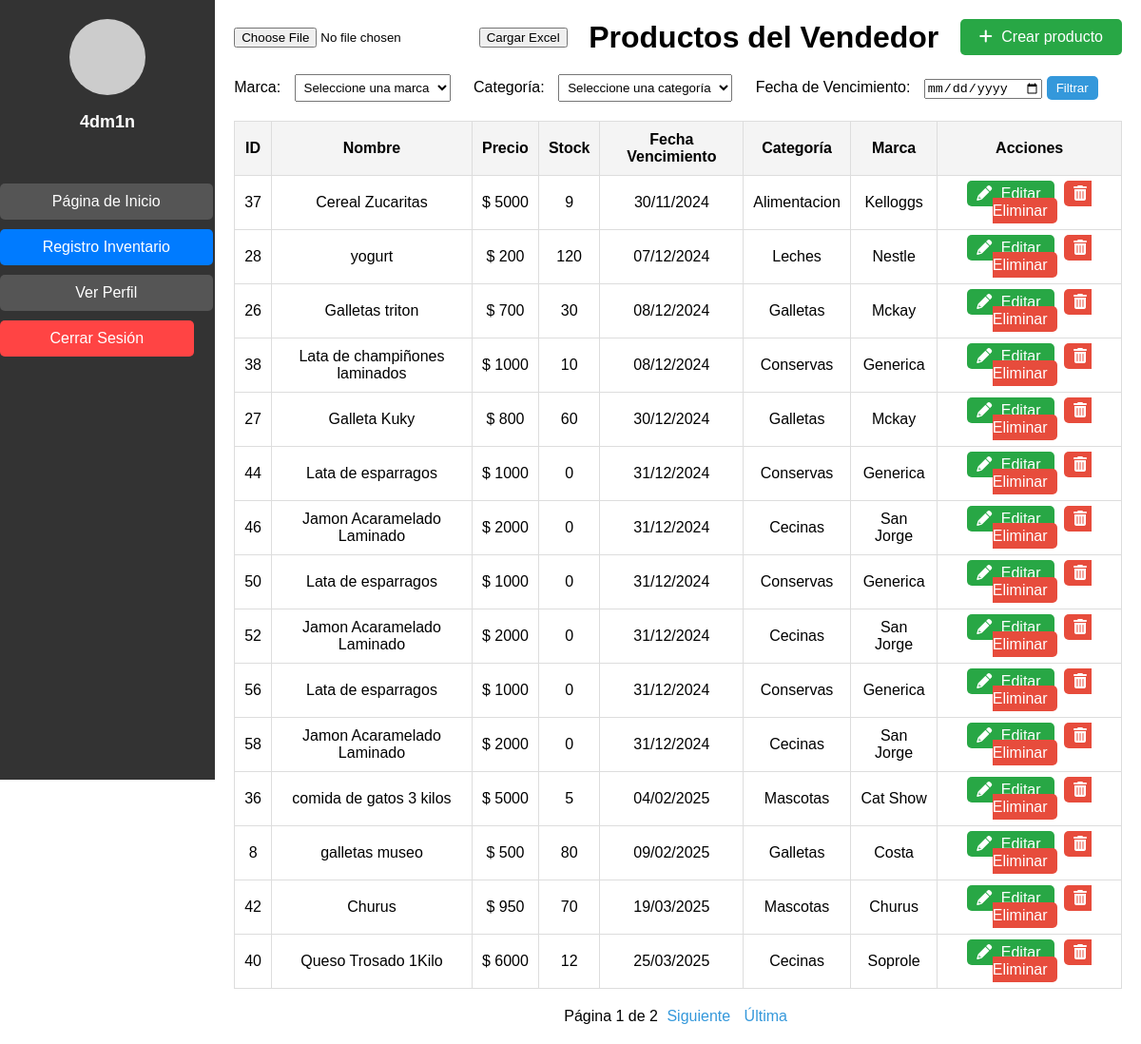
Page /vendedor/ (signed in) on the earlier database version.
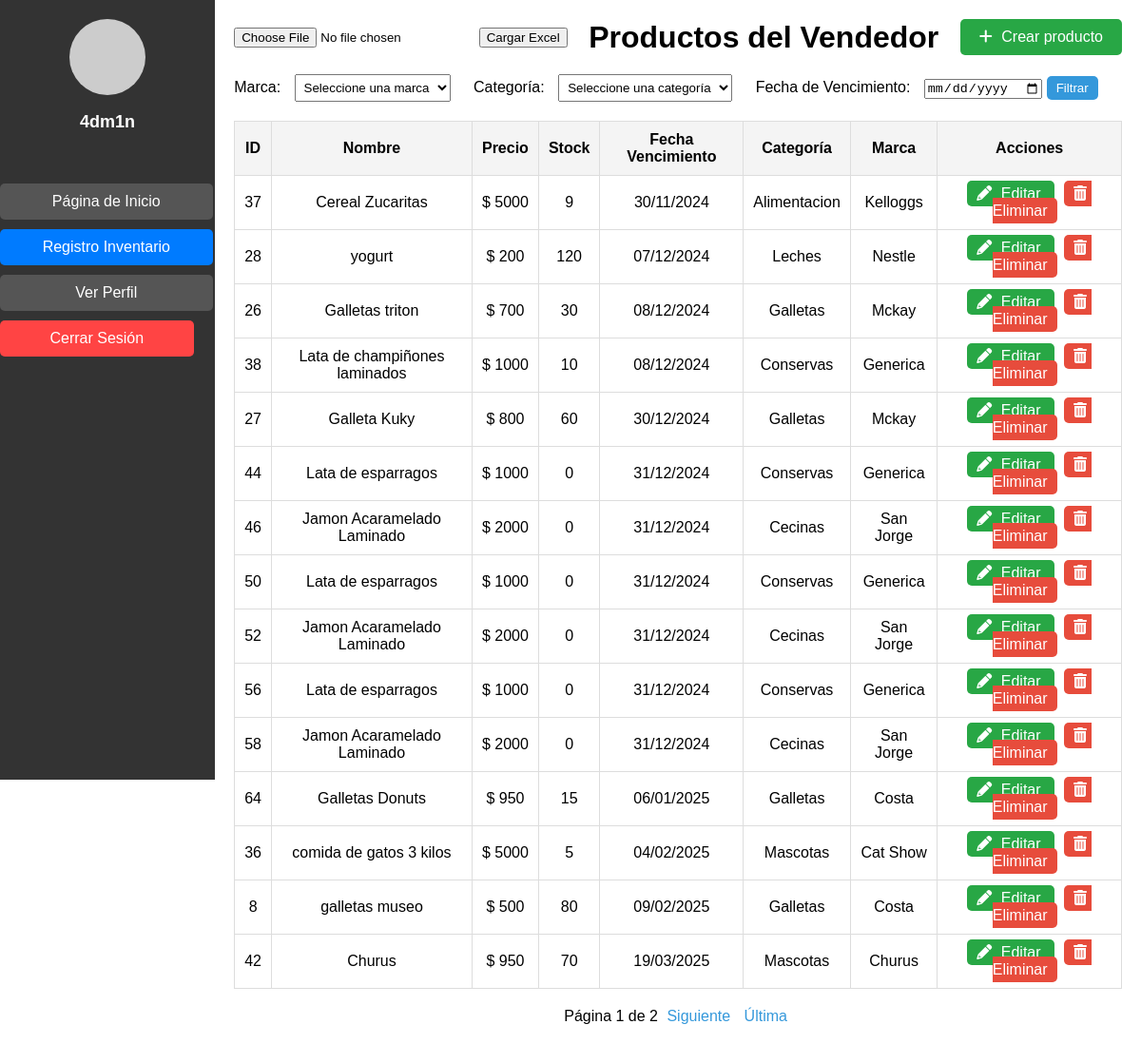
Same page on the later database version.
### pagina/models.py (models this page shows, shortened)
class Producto(models.Model):
    nombre = models.CharField(max_length=100)
    precio = models.DecimalField(max_digits=10, decimal_places=4)
    stock = models.IntegerField()
    descripcion = models.TextField()
    marca = models.ForeignKey(Marca, on_delete=models.CASCADE)
    categoria = models.ForeignKey(Categoria, null=True, blank=True, on_delete=models.SET_NULL)
    fecha_vencimiento = models.DateField(default=timezone.now)

class Categoria(models.Model):
    nombre = models.CharField(max_length=100)

class Marca(models.Model):
    nombre = models.CharField(max_length=100)

### pagina/views.py (the view)
# urls.py: path('vendedor/', vendedor, name='vendedor'),
@login_required
def vendedor(request):
    productos = Producto.objects.all()
    marca_id = request.GET.get('marca')
    if marca_id:
        productos = productos.filter(marca_id=marca_id)
    categoria_id = request.GET.get('categoria')
    if categoria_id:
        productos = productos.filter(categoria_id=categoria_id)
    productos = productos.order_by('fecha_vencimiento')
    paginator = Paginator(productos, 15)  # 15 productos por página
    page_number = request.GET.get('page')
    page_obj = paginator.get_page(page_number)
    marcas = Marca.objects.all()
    categorias = Categoria.objects.all()
    return render(request, 'vendedor.html', {
        'page_obj': page_obj,
        'marcas': marcas,
        'categorias': categorias
    })

### pagina/templates/vendedor.html (shortened to what this page needs)
<!DOCTYPE html>
<html lang="es">
<head>
    {% load static %}
    <link rel="stylesheet" href="{% static 'css/vendedor.css' %}">
    <link rel="stylesheet" href="https://cdnjs.cloudflare.com/ajax/libs/font-awesome/6.0.0-beta3/css/all.min.css">
    <link rel="stylesheet" href="{% static 'css/lateral.css' %}">
</head>
<body>
    <div class="sidebar">
        <div class="perfil">
            <div class="perfil-imagen"></div>
            <p>
                {% if user.is_authenticated %}
                    {{ user.username }}
                {% else %}
                    Invitado
                {% endif %}
            </p>
        </div>
        <ul>
            <li><a href="{% url 'adminpage' %}">Página de Inicio</a></li>
            <li><a href="{% url 'vendedor' %}" class="active">Registro Inventario</a></li>
            <li><a href="{% url 'verPerfil' %}" class="btn btn-primary w-100">Ver Perfil</a></li>
            <li>
                <form action="{% url 'logout' %}" method="post">
                    <button type="submit" class="btn btn-danger w-100">Cerrar Sesión</button>
                </form>
            </li>
        </ul>
    </div>
    <div class="main-content">
        <div class="header">
            <form method="POST" enctype="multipart/form-data" action="{% url 'cargar_excel' %}">
                <input type="file" name="archivo_excel" id="archivo_excel" required>
                <button type="submit">Cargar Excel</button>
            </form>
            <h1>Productos del Vendedor</h1>
            <a href="{% url 'crearproducto' %}" class="btn-create">
                <i class="fas fa-plus"></i> Crear producto
            </a>
        </div>
        <div class="filters">
            <form method="GET">
                <label for="marca">Marca:</label>
                <select name="marca" id="marca">
                    <option value="">Seleccione una marca</option>
                </select>
                <label for="categoria">Categoría:</label>
                <select name="categoria" id="categoria">
                    <option value="">Seleccione una categoría</option>
                </select>
                <label for="fecha_vencimiento">Fecha de Vencimiento:</label>
                <input type="date" name="fecha_vencimiento" id="fecha_vencimiento" value="{{ request.GET.fecha_vencimiento }}">
                <button type="submit" class="btn-filter">Filtrar</button>
            </form>
        </div>
        <table class="product-table">
            <thead>
                <tr>
                    <th>ID</th>
                    <th>Nombre</th>
                    <th>Precio</th>
                    <th>Stock</th>
                    <th>Fecha Vencimiento</th>
                    <th>Categoría</th>
                    <th>Marca</th>
                    <th>Acciones</th>
                </tr>
            </thead>
            <tbody id="product-table-body">
                {% for producto in page_obj %}
                    <tr>
                        <td>{{ producto.id }}</td>
                        <td>{{ producto.nombre }}</td>
                        <td> $ {{ producto.precio|floatformat:0 }}</td>
                        <td>{{ producto.stock }}</td>
                        <td> {{ producto.fecha_vencimiento|date:"d/m/Y" }}</td>
                        <td>{{ producto.categoria.nombre }}</td>
                        <td>{{ producto.marca.nombre }}</td>
                        <td>
                            <a href="{% url 'editar_producto' producto.id %}" class="btn-edit">
                                <i class="fas fa-pencil-alt"></i> Editar
                            </a>
                            <a href="#" class="btn-edit btn-delete" data-id="{{ producto.id }}">
                                <i class="fas fa-trash-alt"></i> Eliminar
                            </a>
                        </td>
                    </tr>
                {% empty %}
                    <tr>
                        <td colspan="8">No hay productos disponibles.</td>
                    </tr>
                {% endfor %}
            </tbody>
        </table>
        <div class="pagination">
            <span class="page-link">
                Página {{ page_obj.number }} de {{ page_obj.paginator.num_pages }}
                {% if page_obj.has_next %}
                    <a href="?page={{ page_obj.next_page_number }}">Siguiente</a>
                    <a href="?page={{ page_obj.paginator.num_pages }}">Última</a>
                {% endif %}
            </span>
        </div>
    </div>
</body>
</html>

### pagina/static/css/vendedor.css (style rules this page uses)
body { margin: 0; font-family: Arial, sans-serif; display: flex; }
.main-content { flex-grow: 1; padding: 20px; }
.header { display: flex; justify-content: space-between; align-items: center; margin-bottom: 20px; }
.header h1 { margin: 0; }
.btn-create { background-color: #28a745; color: white; padding: 10px 20px; text-decoration: none; border-radius: 5px; font-size: 16px; }
.btn-create i { margin-right: 5px; }
.filters { margin-bottom: 20px; }
.filters label { margin-right: 10px; }
.filters select { padding: 5px; margin-right: 20px; }
.filters .btn-filter { padding: 5px 10px; background-color: #3498db; color: white; border: none; border-radius: 5px; }
.product-table { width: 100%; border-collapse: collapse; margin-bottom: 20px; }
.product-table th, .product-table td { padding: 10px; text-align: center; border: 1px solid #ddd; }
.product-table th { background-color: #f4f4f4; }
.product-table td a { text-decoration: none; color: white; padding: 5px 10px; border-radius: 5px; }
.btn-edit { background-color: #28a745; margin-right: 10px; }
.btn-delete { background-color: #e74c3c; }
.btn-edit i, .btn-delete i { margin-right: 5px; }
.pagination { text-align: center; margin-top: 20px; }
.pagination .page-link a { text-decoration: none; margin: 0 5px; color: #3498db; }

### pagina/static/css/lateral.css (style rules this page uses)
.sidebar { width: 250px; height: 100vh; background-color: #333; display: flex; flex-direction: column; align-items: center; padding-top: 20px; }
.perfil { text-align: center; margin-bottom: 20px; }
.perfil-imagen { width: 80px; height: 80px; background-color: #ccc; border-radius: 50%; margin-bottom: 10px; }
.perfil p { color: #fff; font-size: 18px; font-weight: bold; }
.sidebar ul { list-style-type: none; padding: 0; width: 100%; }
.sidebar ul li { width: 100%; text-align: center; margin-bottom: 10px; }
.sidebar ul li a, .sidebar ul li button { display: block; width: 90%; padding: 10px; color: #fff; background-color: #555; border: none; border-radius: 5px; text-decoration: none; font-size: 16px; cursor: pointer; transition: background-color 0.3s ease; }
.sidebar ul li a.active { background-color: #007bff; }
.sidebar ul li button { background-color: #ff4444; }
.sidebar ul li a, .sidebar ul li button { box-shadow: none; outline: none; }

Differences in the rows shown:
no longer on this page (row unchanged): Producto: id "40", nombre "Queso Trosado 1Kilo", precio "6000", stock "12", fecha_vencimiento "25/03/2025", categoria.nombre "Cecinas", marca.nombre "Soprole"
added Producto: id "64", nombre "Galletas Donuts", precio "950", stock "15", fecha_vencimiento "06/01/2025", categoria.nombre "Galletas", marca.nombre "Costa"
